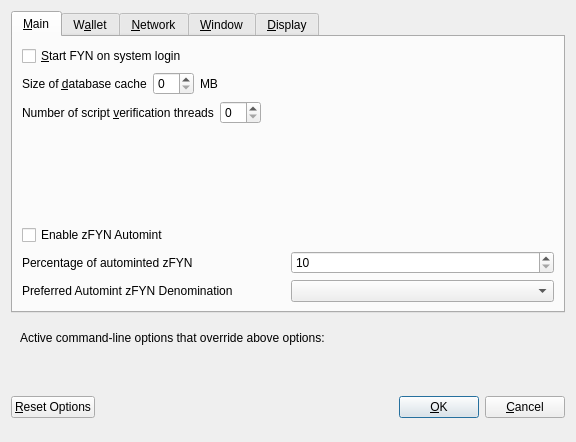
<?xml version="1.0" encoding="UTF-8"?>
<ui version="4.0">
 <class>OptionsDialog</class>
 <widget class="QDialog" name="OptionsDialog">
  <property name="geometry">
   <rect>
    <x>0</x>
    <y>0</y>
    <width>576</width>
    <height>442</height>
   </rect>
  </property>
  <property name="windowTitle">
   <string>Options</string>
  </property>
  <property name="modal">
   <bool>true</bool>
  </property>
  <layout class="QVBoxLayout" name="verticalLayout">
   <item>
    <widget class="QTabWidget" name="tabWidget">
     <property name="currentIndex">
      <number>0</number>
     </property>
     <widget class="QWidget" name="tabMain">
      <attribute name="title">
       <string>&amp;Main</string>
      </attribute>
      <layout class="QVBoxLayout" name="verticalLayout_Main">
       <item>
        <widget class="QCheckBox" name="bitcoinAtStartup">
         <property name="toolTip">
          <string>Automatically start FYN after logging in to the system.</string>
         </property>
         <property name="text">
          <string>&amp;Start FYN on system login</string>
         </property>
        </widget>
       </item>
       <item>
        <layout class="QHBoxLayout" name="horizontalLayout_2_Main">
         <item>
          <widget class="QLabel" name="databaseCacheLabel">
           <property name="text">
            <string>Size of &amp;database cache</string>
           </property>
           <property name="textFormat">
            <enum>Qt::PlainText</enum>
           </property>
           <property name="buddy">
            <cstring>databaseCache</cstring>
           </property>
          </widget>
         </item>
         <item>
          <widget class="QSpinBox" name="databaseCache"/>
         </item>
         <item>
          <widget class="QLabel" name="databaseCacheUnitLabel">
           <property name="text">
            <string>MB</string>
           </property>
           <property name="textFormat">
            <enum>Qt::PlainText</enum>
           </property>
          </widget>
         </item>
         <item>
          <spacer name="horizontalSpacer_2_Main">
           <property name="orientation">
            <enum>Qt::Horizontal</enum>
           </property>
           <property name="sizeHint" stdset="0">
            <size>
             <width>40</width>
             <height>20</height>
            </size>
           </property>
          </spacer>
         </item>
        </layout>
       </item>
       <item>
        <layout class="QHBoxLayout" name="horizontalLayout_3_Main">
         <item>
          <widget class="QLabel" name="threadsScriptVerifLabel">
           <property name="text">
            <string>Number of script &amp;verification threads</string>
           </property>
           <property name="textFormat">
            <enum>Qt::PlainText</enum>
           </property>
           <property name="buddy">
            <cstring>threadsScriptVerif</cstring>
           </property>
          </widget>
         </item>
         <item>
          <widget class="QSpinBox" name="threadsScriptVerif">
           <property name="toolTip">
            <string>(0 = auto, &lt;0 = leave that many cores free)</string>
           </property>
          </widget>
         </item>
         <item>
          <spacer name="horizontalSpacer_3_Main">
           <property name="orientation">
            <enum>Qt::Horizontal</enum>
           </property>
           <property name="sizeHint" stdset="0">
            <size>
             <width>40</width>
             <height>20</height>
            </size>
           </property>
          </spacer>
         </item>
        </layout>
       </item>
       <item>
        <spacer name="verticalSpacer_2">
         <property name="orientation">
          <enum>Qt::Vertical</enum>
         </property>
         <property name="sizeHint" stdset="0">
          <size>
           <width>20</width>
           <height>40</height>
          </size>
         </property>
        </spacer>
       </item>
       <item>
        <widget class="QCheckBox" name="checkBoxZeromintEnable">
         <property name="toolTip">
          <string>Enable automatic minting of FYN units to zFYN</string>
         </property>
         <property name="layoutDirection">
          <enum>Qt::LeftToRight</enum>
         </property>
         <property name="text">
          <string>Enable zFYN Automint</string>
         </property>
        </widget>
       </item>
       <item>
        <layout class="QHBoxLayout" name="horizontalLayout_3">
         <item>
          <widget class="QLabel" name="percentage_label">
           <property name="toolTip">
            <string>Percentage of incoming FYN which get automatically converted to zFYN via Zerocoin Protocol (min: 10%)</string>
           </property>
           <property name="text">
            <string>Percentage of autominted zFYN</string>
           </property>
          </widget>
         </item>
         <item>
          <widget class="QSpinBox" name="zeromintPercentage">
           <property name="minimum">
            <number>10</number>
           </property>
           <property name="maximum">
            <number>100</number>
           </property>
          </widget>
         </item>
        </layout>
       </item>
       <item>
        <layout class="QHBoxLayout" name="horizontalLayout" stretch="0,0">
         <property name="sizeConstraint">
          <enum>QLayout::SetFixedSize</enum>
         </property>
         <item>
          <widget class="QLabel" name="labelPreferredDenom">
           <property name="maximumSize">
            <size>
             <width>16777215</width>
             <height>16777215</height>
            </size>
           </property>
           <property name="toolTip">
            <string>Wait with automatic conversion to Zerocoin until enough FYN for this denomination is available</string>
           </property>
           <property name="text">
            <string>Preferred Automint zFYN Denomination</string>
           </property>
          </widget>
         </item>
         <item>
          <widget class="QComboBox" name="preferredDenom">
           <property name="maximumSize">
            <size>
             <width>16777215</width>
             <height>27</height>
            </size>
           </property>
           <property name="toolTip">
            <string>Wait with automatic conversion to Zerocoin until enough FYN for this denomination is available</string>
           </property>
           <property name="maxVisibleItems">
            <number>9</number>
           </property>
           <property name="maxCount">
            <number>9</number>
           </property>
          </widget>
         </item>
        </layout>
       </item>
      </layout>
     </widget>
     <widget class="QWidget" name="tabWallet">
      <attribute name="title">
       <string>W&amp;allet</string>
      </attribute>
      <layout class="QVBoxLayout" name="verticalLayout_Wallet">
       <item>
        <layout class="QHBoxLayout" name="horizontalLayout_2_Wallet">
         <item>
          <widget class="QLabel" name="labelStakeSplitThresholdText">
           <property name="text">
            <string>Stake split threshold:</string>
           </property>
          </widget>
         </item>
         <item>
          <widget class="QSpinBox" name="spinBoxStakeSplitThreshold">
           <property name="minimum">
            <number>1</number>
           </property>
           <property name="maximum">
            <number>999999</number>
           </property>
          </widget>
         </item>
        </layout>
       </item>
       <item>
        <widget class="QGroupBox" name="groupBox">
         <property name="title">
          <string>Expert</string>
         </property>
         <layout class="QVBoxLayout" name="verticalLayout_2">
          <item>
           <widget class="QCheckBox" name="coinControlFeatures">
            <property name="toolTip">
             <string>Whether to show coin control features or not.</string>
            </property>
            <property name="text">
             <string>Enable coin &amp;control features</string>
            </property>
           </widget>
          </item>
          <item>
           <widget class="QCheckBox" name="showMasternodesTab">
            <property name="toolTip">
             <string>Show additional tab listing all your masternodes in first sub-tab&lt;br/&gt;and all masternodes on the network in second sub-tab.</string>
            </property>
            <property name="text">
             <string>Show Masternodes Tab</string>
            </property>
           </widget>
          </item>
          <item>
           <widget class="QCheckBox" name="spendZeroConfChange">
            <property name="toolTip">
             <string>If you disable the spending of unconfirmed change, the change from a transaction&lt;br/&gt;cannot be used until that transaction has at least one confirmation.&lt;br/&gt;This also affects how your balance is computed.</string>
            </property>
            <property name="text">
             <string>&amp;Spend unconfirmed change</string>
            </property>
           </widget>
          </item>
         </layout>
        </widget>
       </item>
       <item>
        <spacer name="verticalSpacer_Wallet">
         <property name="orientation">
          <enum>Qt::Vertical</enum>
         </property>
         <property name="sizeHint" stdset="0">
          <size>
           <width>20</width>
           <height>40</height>
          </size>
         </property>
        </spacer>
       </item>
      </layout>
     </widget>
     <widget class="QWidget" name="tabNetwork">
      <attribute name="title">
       <string>&amp;Network</string>
      </attribute>
      <layout class="QVBoxLayout" name="verticalLayout_Network">
       <item>
        <widget class="QCheckBox" name="mapPortUpnp">
         <property name="toolTip">
          <string>Automatically open the FYN client port on the router. This only works when your router supports UPnP and it is enabled.</string>
         </property>
         <property name="text">
          <string>Map port using &amp;UPnP</string>
         </property>
        </widget>
       </item>
       <item>
        <widget class="QCheckBox" name="allowIncoming">
         <property name="toolTip">
          <string>Accept connections from outside</string>
         </property>
         <property name="text">
          <string>Allow incoming connections</string>
         </property>
        </widget>
       </item>
       <item>
        <widget class="QCheckBox" name="connectSocks">
         <property name="toolTip">
          <string>Connect to the FYN network through a SOCKS5 proxy.</string>
         </property>
         <property name="text">
          <string>&amp;Connect through SOCKS5 proxy (default proxy):</string>
         </property>
        </widget>
       </item>
       <item>
        <layout class="QHBoxLayout" name="horizontalLayout_1_Network">
         <item>
          <widget class="QLabel" name="proxyIpLabel">
           <property name="text">
            <string>Proxy &amp;IP:</string>
           </property>
           <property name="textFormat">
            <enum>Qt::PlainText</enum>
           </property>
           <property name="buddy">
            <cstring>proxyIp</cstring>
           </property>
          </widget>
         </item>
         <item>
          <widget class="QValidatedLineEdit" name="proxyIp">
           <property name="minimumSize">
            <size>
             <width>140</width>
             <height>0</height>
            </size>
           </property>
           <property name="maximumSize">
            <size>
             <width>140</width>
             <height>16777215</height>
            </size>
           </property>
           <property name="toolTip">
            <string>IP address of the proxy (e.g. IPv4: 127.0.0.1 / IPv6: ::1)</string>
           </property>
          </widget>
         </item>
         <item>
          <widget class="QLabel" name="proxyPortLabel">
           <property name="text">
            <string>&amp;Port:</string>
           </property>
           <property name="textFormat">
            <enum>Qt::PlainText</enum>
           </property>
           <property name="buddy">
            <cstring>proxyPort</cstring>
           </property>
          </widget>
         </item>
         <item>
          <widget class="QLineEdit" name="proxyPort">
           <property name="minimumSize">
            <size>
             <width>55</width>
             <height>0</height>
            </size>
           </property>
           <property name="maximumSize">
            <size>
             <width>55</width>
             <height>16777215</height>
            </size>
           </property>
           <property name="toolTip">
            <string>Port of the proxy (e.g. 9050)</string>
           </property>
          </widget>
         </item>
         <item>
          <spacer name="horizontalSpacer_1_Network">
           <property name="orientation">
            <enum>Qt::Horizontal</enum>
           </property>
           <property name="sizeHint" stdset="0">
            <size>
             <width>40</width>
             <height>20</height>
            </size>
           </property>
          </spacer>
         </item>
        </layout>
       </item>
       <item>
        <spacer name="verticalSpacer_Network">
         <property name="orientation">
          <enum>Qt::Vertical</enum>
         </property>
         <property name="sizeHint" stdset="0">
          <size>
           <width>20</width>
           <height>40</height>
          </size>
         </property>
        </spacer>
       </item>
      </layout>
     </widget>
     <widget class="QWidget" name="tabWindow">
      <attribute name="title">
       <string>&amp;Window</string>
      </attribute>
      <layout class="QVBoxLayout" name="verticalLayout_Window">
       <item>
        <widget class="QCheckBox" name="minimizeToTray">
         <property name="toolTip">
          <string>Show only a tray icon after minimizing the window.</string>
         </property>
         <property name="text">
          <string>&amp;Minimize to the tray instead of the taskbar</string>
         </property>
        </widget>
       </item>
       <item>
        <widget class="QCheckBox" name="minimizeOnClose">
         <property name="toolTip">
          <string>Minimize instead of exit the application when the window is closed. When this option is enabled, the application will be closed only after selecting Quit in the menu.</string>
         </property>
         <property name="text">
          <string>M&amp;inimize on close</string>
         </property>
        </widget>
       </item>
       <item>
        <spacer name="verticalSpacer_Window">
         <property name="orientation">
          <enum>Qt::Vertical</enum>
         </property>
         <property name="sizeHint" stdset="0">
          <size>
           <width>20</width>
           <height>40</height>
          </size>
         </property>
        </spacer>
       </item>
      </layout>
     </widget>
     <widget class="QWidget" name="tabDisplay">
      <attribute name="title">
       <string>&amp;Display</string>
      </attribute>
      <layout class="QVBoxLayout" name="verticalLayout_Display">
       <item>
        <layout class="QHBoxLayout" name="horizontalLayout_1_Display">
         <item>
          <widget class="QLabel" name="langLabel">
           <property name="text">
            <string>User Interface &amp;language:</string>
           </property>
           <property name="textFormat">
            <enum>Qt::PlainText</enum>
           </property>
           <property name="buddy">
            <cstring>lang</cstring>
           </property>
          </widget>
         </item>
         <item>
          <widget class="QValueComboBox" name="lang">
           <property name="toolTip">
            <string>The user interface language can be set here. This setting will take effect after restarting FYN.</string>
           </property>
          </widget>
         </item>
        </layout>
       </item>
       <item>
        <widget class="QLabel" name="label_3">
         <property name="toolTip">
          <string notr="true"/>
         </property>
         <property name="statusTip">
          <string notr="true"/>
         </property>
         <property name="whatsThis">
          <string notr="true"/>
         </property>
         <property name="accessibleName">
          <string notr="true"/>
         </property>
         <property name="text">
          <string>Language missing or translation incomplete? Help contributing translations here:
https://www.transifex.com/fyn-project/fyn-project-translations</string>
         </property>
         <property name="wordWrap">
          <bool>true</bool>
         </property>
         <property name="openExternalLinks">
          <bool>true</bool>
         </property>
         <property name="textInteractionFlags">
          <set>Qt::TextBrowserInteraction</set>
         </property>
        </widget>
       </item>
       <item>
        <layout class="QHBoxLayout" name="horizontalLayout_4_Display" stretch="0,0">
         <item>
          <widget class="QLabel" name="themeLabel">
           <property name="text">
            <string>User Interface Theme:</string>
           </property>
          </widget>
         </item>
         <item>
          <widget class="QValueComboBox" name="theme"/>
         </item>
        </layout>
       </item>
       <item>
        <widget class="Line" name="line">
         <property name="orientation">
          <enum>Qt::Horizontal</enum>
         </property>
        </widget>
       </item>
       <item>
        <layout class="QHBoxLayout" name="horizontalLayout_2_Display">
         <item>
          <widget class="QLabel" name="unitLabel">
           <property name="text">
            <string>&amp;Unit to show amounts in:</string>
           </property>
           <property name="textFormat">
            <enum>Qt::PlainText</enum>
           </property>
           <property name="buddy">
            <cstring>unit</cstring>
           </property>
          </widget>
         </item>
         <item>
          <widget class="QValueComboBox" name="unit">
           <property name="toolTip">
            <string>Choose the default subdivision unit to show in the interface and when sending coins.</string>
           </property>
          </widget>
         </item>
        </layout>
       </item>
       <item>
        <layout class="QHBoxLayout" name="horizontalLayout_5_Display">
         <item>
          <widget class="QLabel" name="digitsLabel">
           <property name="text">
            <string>Decimal digits</string>
           </property>
          </widget>
         </item>
         <item>
          <widget class="QValueComboBox" name="digits"/>
         </item>
        </layout>
       </item>
       <item>
        <widget class="QCheckBox" name="checkBoxHideZeroBalances">
         <property name="toolTip">
          <string>Hide empty balances</string>
         </property>
         <property name="layoutDirection">
          <enum>Qt::LeftToRight</enum>
         </property>
         <property name="text">
          <string>Hide empty balances</string>
         </property>
        </widget>
       </item>
       <item>
        <layout class="QHBoxLayout" name="horizontalLayout_3_Display">
         <item>
          <widget class="QLabel" name="thirdPartyTxUrlsLabel">
           <property name="toolTip">
            <string>Third party URLs (e.g. a block explorer) that appear in the transactions tab as context menu items. %s in the URL is replaced by transaction hash. Multiple URLs are separated by vertical bar |.</string>
           </property>
           <property name="text">
            <string>Third party transaction URLs</string>
           </property>
           <property name="buddy">
            <cstring>thirdPartyTxUrls</cstring>
           </property>
          </widget>
         </item>
         <item>
          <widget class="QLineEdit" name="thirdPartyTxUrls">
           <property name="toolTip">
            <string>Third party URLs (e.g. a block explorer) that appear in the transactions tab as context menu items. %s in the URL is replaced by transaction hash. Multiple URLs are separated by vertical bar |.</string>
           </property>
          </widget>
         </item>
        </layout>
       </item>
       <item>
        <spacer name="verticalSpacer">
         <property name="orientation">
          <enum>Qt::Vertical</enum>
         </property>
         <property name="sizeHint" stdset="0">
          <size>
           <width>20</width>
           <height>40</height>
          </size>
         </property>
        </spacer>
       </item>
      </layout>
     </widget>
    </widget>
   </item>
   <item>
    <widget class="QFrame" name="frame">
     <layout class="QVBoxLayout" name="verticalLayout_Bottom">
      <item>
       <layout class="QHBoxLayout" name="horizontalLayout_Bottom">
        <item>
         <widget class="QLabel" name="overriddenByCommandLineInfoLabel">
          <property name="text">
           <string>Active command-line options that override above options:</string>
          </property>
          <property name="textFormat">
           <enum>Qt::PlainText</enum>
          </property>
         </widget>
        </item>
        <item>
         <spacer name="horizontalSpacer_Bottom">
          <property name="orientation">
           <enum>Qt::Horizontal</enum>
          </property>
          <property name="sizeHint" stdset="0">
           <size>
            <width>40</width>
            <height>20</height>
           </size>
          </property>
         </spacer>
        </item>
       </layout>
      </item>
      <item>
       <widget class="QLabel" name="overriddenByCommandLineLabel">
        <property name="text">
         <string/>
        </property>
        <property name="textFormat">
         <enum>Qt::PlainText</enum>
        </property>
        <property name="wordWrap">
         <bool>true</bool>
        </property>
       </widget>
      </item>
     </layout>
    </widget>
   </item>
   <item>
    <layout class="QHBoxLayout" name="horizontalLayout_Buttons">
     <item>
      <widget class="QPushButton" name="resetButton">
       <property name="toolTip">
        <string>Reset all client options to default.</string>
       </property>
       <property name="text">
        <string>&amp;Reset Options</string>
       </property>
       <property name="autoDefault">
        <bool>false</bool>
       </property>
      </widget>
     </item>
     <item>
      <spacer name="horizontalSpacer_1">
       <property name="orientation">
        <enum>Qt::Horizontal</enum>
       </property>
       <property name="sizeHint" stdset="0">
        <size>
         <width>40</width>
         <height>48</height>
        </size>
       </property>
      </spacer>
     </item>
     <item>
      <widget class="QLabel" name="statusLabel">
       <property name="minimumSize">
        <size>
         <width>200</width>
         <height>0</height>
        </size>
       </property>
       <property name="font">
        <font>
         <weight>75</weight>
         <bold>true</bold>
        </font>
       </property>
       <property name="text">
        <string/>
       </property>
       <property name="textFormat">
        <enum>Qt::PlainText</enum>
       </property>
       <property name="wordWrap">
        <bool>true</bool>
       </property>
      </widget>
     </item>
     <item>
      <spacer name="horizontalSpacer_2">
       <property name="orientation">
        <enum>Qt::Horizontal</enum>
       </property>
       <property name="sizeHint" stdset="0">
        <size>
         <width>40</width>
         <height>48</height>
        </size>
       </property>
      </spacer>
     </item>
     <item>
      <widget class="QPushButton" name="okButton">
       <property name="text">
        <string>&amp;OK</string>
       </property>
       <property name="autoDefault">
        <bool>false</bool>
       </property>
       <property name="default">
        <bool>true</bool>
       </property>
      </widget>
     </item>
     <item>
      <widget class="QPushButton" name="cancelButton">
       <property name="text">
        <string>&amp;Cancel</string>
       </property>
       <property name="autoDefault">
        <bool>false</bool>
       </property>
      </widget>
     </item>
    </layout>
   </item>
  </layout>
 </widget>
 <customwidgets>
  <customwidget>
   <class>QValidatedLineEdit</class>
   <extends>QLineEdit</extends>
   <header>qvalidatedlineedit.h</header>
  </customwidget>
  <customwidget>
   <class>QValueComboBox</class>
   <extends>QComboBox</extends>
   <header>qvaluecombobox.h</header>
  </customwidget>
 </customwidgets>
 <resources/>
 <connections/>
</ui>
